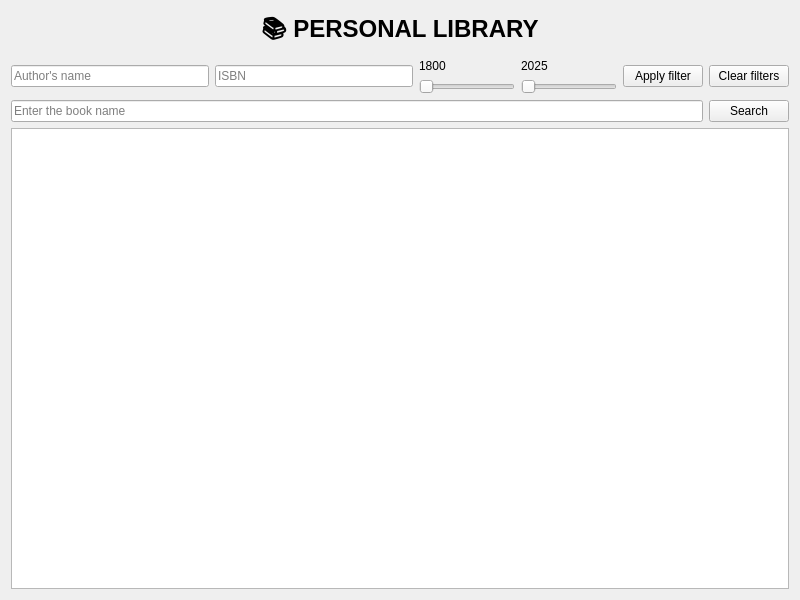
<?xml version="1.0" encoding="UTF-8"?>
<ui version="4.0">
 <class>BooksWindow</class>
 <widget class="QWidget" name="BooksWindow">
  <property name="minimumSize">
   <size><width>800</width><height>600</height></size>
  </property>
  <layout class="QVBoxLayout" name="verticalLayout">
   <item>
    <widget class="QLabel" name="titleLabel">
     <property name="text"><string>📚 PERSONAL LIBRARY</string></property>
     <property name="alignment"><set>Qt::AlignCenter</set></property>
     <property name="styleSheet">
      <string notr="true">font-size: 24px; font-weight: bold;</string>
     </property>
    </widget>
   </item>

   <!-- Filter Row -->
   <item>
    <layout class="QHBoxLayout" name="filterLayout">
     <item>
      <widget class="QLineEdit" name="authorFilterInput">
       <property name="placeholderText"><string>Author's name</string></property>
      </widget>
     </item>
     <item>
      <widget class="QLineEdit" name="isbnFilterInput">
       <property name="placeholderText"><string>ISBN</string></property>
      </widget>
     </item>
     <item>
      <layout class="QVBoxLayout" name="yearSliderLayout">
       <item>
        <layout class="QHBoxLayout" name="yearLabelsLayout">
         <item><widget class="QLabel" name="minYearLabel"><property name="text"><string>1800</string></property></widget></item>
         <item><widget class="QLabel" name="maxYearLabel"><property name="text"><string>2025</string></property></widget></item>
        </layout>
       </item>
       <item>
        <layout class="QHBoxLayout" name="yearSliders">
         <item>
          <widget class="QSlider" name="minYearSlider">
           <property name="orientation"><enum>Qt::Horizontal</enum></property>
           <property name="minimum"><number>1800</number></property>
           <property name="maximum"><number>2025</number></property>
          </widget>
         </item>
         <item>
          <widget class="QSlider" name="maxYearSlider">
           <property name="orientation"><enum>Qt::Horizontal</enum></property>
           <property name="minimum"><number>1800</number></property>
           <property name="maximum"><number>2025</number></property>
          </widget>
         </item>
        </layout>
       </item>
      </layout>
     </item>
     <item>
      <widget class="QPushButton" name="applyFilterButton">
       <property name="text"><string>Apply filter</string></property>
      </widget>
     </item>
     <item>
       <widget class="QPushButton" name="clearFilterButton">
        <property name="text"><string>Clear filters</string></property>
       </widget>
     </item>
    </layout>
   </item>

   <!-- Search -->
   <item>
    <layout class="QHBoxLayout" name="searchLayout">
     <item>
      <widget class="QLineEdit" name="searchInput">
       <property name="placeholderText"><string>Enter the book name</string></property>
      </widget>
     </item>
     <item>
      <widget class="QPushButton" name="searchButton">
       <property name="text"><string>Search</string></property>
      </widget>
     </item>
    </layout>
   </item>

   <!-- Book Table -->
   <item>
    <widget class="QTableWidget" name="bookTable"/>
   </item>

  </layout>
 </widget>
 <resources/>
 <connections/>
</ui>
